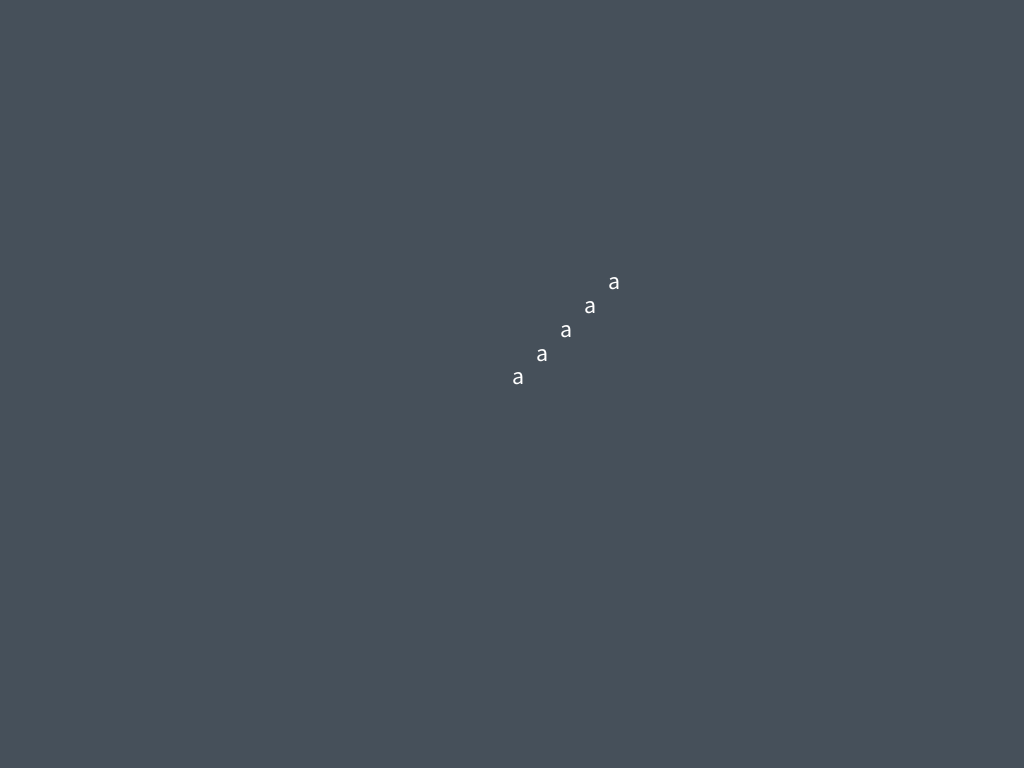
Frame 1 (no input)
Frame 60 (the mouse pressed at the canvas centre just before this capture): identical to frame 1, image omitted
Frame 120 (the mouse held since frame 60 and released just before this capture): identical to frame 1, image omitted

The Processing sketch that drew this single still picture (run headless with seeded random() and noise(); from frame 60 on, the mouse is pressed at the canvas centre):

// Processing sketch: simplified_canvas_builtin
// ── simplified_canvas_builtin.pde
/*

The golfing languages 05AB1E and Vyxal have a "canvas" builtin that draws a string on a ASCII grid. In this challenge, you'll be implementing a simplified form of this.

You should take a string of ASCII characters, along with a list of directions as integers 0-7, where 0 is directly upwards and the rest continue clockwise - 1 is up-right, 2 is right, etc up to 7 being up-left.

7 0 1
 \|/
6-x-2
 /|\
5 4 3
For example, given the string abcde and the directions 0,2,5,6:

Draw a at the center, then move up (0) and draw b:

b
a
Then move right (2) and draw c:

bc
a
Then move down-left (5) and draw d, overwriting the a:

bc
d
And finally move left (6) and draw e:

 bc
ed
For a more complex example that I won't work through, given the string octagon! and the directions 1,2,3,4,5,6,7, you should draw:

 ct
o  a
!  g
 no
Empty space should be filled with spaces, and you can output with any amount of leading and trailing whitespace so long as the pattern at the centre is still correct. There will always be exactly one more character than directions, so that one character can be drawn at the centre.

You may take directions as any subset of the integers from 0 to 10 inclusive, or take them as direction vectors [1,-1],[0,1],[-1,0] / complex numbers / similar, and/or reorder them in any way. The input string may contain spaces.

This is code-golf, shortest wins!

Testcases
Input  Output
[1,1,1,1], "aaaaa"  
    a
   a 
  a  
 a   
a    
[1,2,3,4,5,6,7],"octagon!"  
 ct 
o  a
!  g
 no 
[2,4,2,4,2,4,2,4],"staircase"  
st   
 ai  
  rc 
   as
    e
[1,1,1,1,1,1],"s s s s"  
      s
       
    s  
       
  s    
       
s      
[2,2,2,2,0,0,6,6,4,4], "overwriting"  
  iti
  n r
ovgrw
[2,2,2,4,4,5,5,6,6,6,0,0,1,5,2,2,2,1,5,4], "+--+|+/+--+|X/+--X/+|"  
  +--+
 /  /|
+--+ +
|  |/ 
+--+  
[6,7,0,1,2,2,3,3,4,4,5,5,6,6,6,7,7,7,0,0,0,1,1,1,2,2,2],
"spiralspiralspiralspiralspir"
   spir  
  l      
 a       
r   als  
i  r   p 
p  i    i
s   ps  r
 l      a
  a    l 
   rips  

*/

int fontsize;
int selection;

void setup() {
  size(1024, 768);
  selection = 0;
  fontsize = 24;
  textSize(fontsize);
}

void draw() {
  background(70, 80, 90);
  push();
  translate(width/2, height/2);
  canvas(DIRS[selection], STRS[selection]);
  pop();
}

void canvas(int[] dir, String str) {
  if (str.length() == 0 || dir.length+1 != str.length())
    return;

  var ch = str.charAt(0);
  var x = 0;
  var y = 0;
  text(String.format("%c", ch), x*fontsize, y*fontsize);
   
  for (int i = 0; i < dir.length; i++) {    
    switch (dir[i]) {
    case 0:
      y -= 1;
      break;
    case 1:
      x += 1;
      y -= 1;
      break;
    case 2:
      x += 1;
      break;
    case 3:
      x += 1;
      y += 1;
      break;
    case 4:
      y += 1;
      break;
    case 5:
      x -= 1;
      y += 1;
      break;
    case 6:
      x -= 1;
      break;
    case 7:
      x -= 1;
      y -= 1;
      break;
    }
    ch = str.charAt(i + 1);
    text(String.format("%c", ch), x*fontsize, y*fontsize);
  }
}

void keyPressed() {
  if (key != CODED)
    return;
  
  if (keyCode == LEFT) {
    if (selection > 0)
      selection -= 1;
  }
  if (keyCode == RIGHT) {
    if (selection+1 < DIRS.length)
      selection += 1;
  }
}

int DIR1[] = {1, 1, 1, 1};
int DIR2[] = {1, 2, 3, 4, 5, 6, 7};
int DIR3[] = {2, 4, 2, 4, 2, 4, 2, 4};
int DIR4[] = {1, 1, 1, 1, 1, 1};
int DIR5[] = {2, 2, 2, 2, 0, 0, 6, 6, 4, 4};
int DIR6[] = {2, 2, 2, 4, 4, 5, 5, 6, 6, 6, 0, 0, 1, 5, 2, 2, 2, 1, 5, 4};
int DIR7[] = {6, 7, 0, 1, 2, 2, 3, 3, 4, 4, 5, 5, 6, 6, 6, 7, 7, 7, 0, 0, 0, 1, 1, 1,2, 2, 2};
int DIRS[][] = {DIR1, DIR2, DIR3, DIR4, DIR5, DIR6, DIR7};

String STR1 = "aaaaa";
String STR2 = "octagon!";
String STR3 = "staircase";
String STR4 = "s s s s";
String STR5 = "overwriting";
String STR6 = "+--+|+/+--+|X/+--X/+|";
String STR7 = "spiralspiralspiralspiralspir";
String STRS[] = {STR1, STR2, STR3, STR4, STR5, STR6, STR7};
